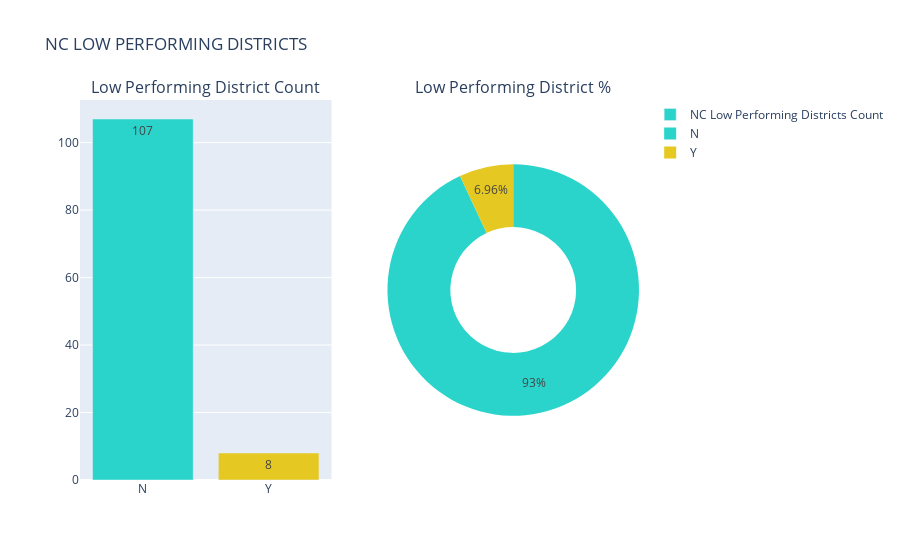

Source (notebook cell):
### Code cell
fig = make_subplots(rows=1, cols=2, 
                    specs=[[{"type": "xy"}, {"type": "domain"}]],
                    subplot_titles=('Low Performing District Count', 'Low Performing District %'))

fig.add_trace(go.Bar(x=lowperf_dist_2019['lp_district'], 
                     y=lowperf_dist_2019['count'],
                     name='NC Low Performing Districts Count', 
                     text=lowperf_dist_2019['count'],
                     textposition = 'auto',
                     marker=dict(color=['#2ad4cb','#e6c822'])), row=1, col=1)

fig.add_trace(go.Pie(labels=lowperf_dist_2019['lp_district'], 
                     values=lowperf_dist_2019['count'], 
                     name='NC Low Performing Districts %',
                     hole = 0.5,
                     marker=dict(colors=['#2ad4cb','#e6c822'])), row=1, col=2)

fig.update_layout(height=500, 
                  title_text='NC LOW PERFORMING DISTRICTS',
                  showlegend=True)

fig.show()

### Figure 1 — Plotly figure (JSON) as saved in the notebook; plotly's stock layout.template omitted (floating-point values rounded to 4 significant figures)
{"data": [{"marker": {"color": ["#2ad4cb", "#e6c822"]}, "name": "NC Low Performing Districts Count", "text": [107, 8], "textposition": "auto", "type": "bar", "x": ["N", "Y"], "xaxis": "x", "y": [107, 8], "yaxis": "y"}, {"domain": {"x": [0.55, 1], "y": [0, 1]}, "hole": 0.5, "labels": ["N", "Y"], "marker": {"colors": ["#2ad4cb", "#e6c822"]}, "name": "NC Low Performing Districts %", "type": "pie", "values": [107, 8]}], "layout": {"annotations": [{"font": {"size": 16}, "showarrow": false, "text": "Low Performing District Count", "x": 0.225, "xanchor": "center", "xref": "paper", "y": 1, "yanchor": "bottom", "yref": "paper"}, {"font": {"size": 16}, "showarrow": false, "text": "Low Performing District %", "x": 0.775, "xanchor": "center", "xref": "paper", "y": 1, "yanchor": "bottom", "yref": "paper"}], "autosize": true, "showlegend": true, "title": {"text": "NC LOW PERFORMING DISTRICTS"}, "xaxis": {"anchor": "y", "autorange": true, "domain": [0, 0.45], "range": [-0.5, 1.5], "type": "category"}, "yaxis": {"anchor": "x", "autorange": true, "domain": [0, 1], "range": [0, 112.6], "type": "linear"}}}
